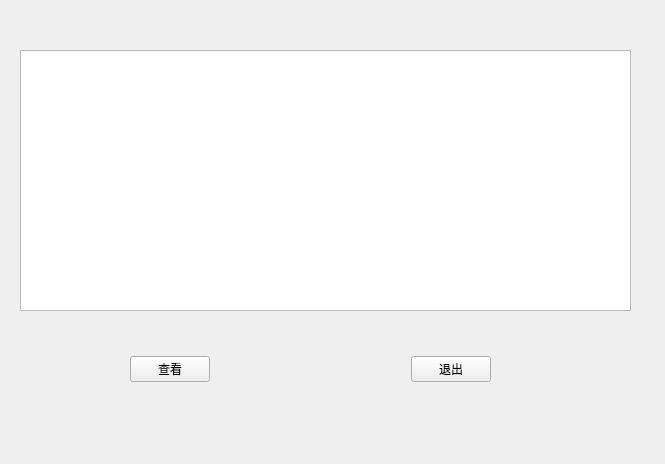
<?xml version="1.0" encoding="UTF-8"?>
<ui version="4.0">
 <class>Formation</class>
 <widget class="QWidget" name="Formation">
  <property name="geometry">
   <rect>
    <x>0</x>
    <y>0</y>
    <width>665</width>
    <height>464</height>
   </rect>
  </property>
  <property name="windowTitle">
   <string>Form</string>
  </property>
  <widget class="QWidget" name="widget" native="true">
   <property name="geometry">
    <rect>
     <x>130</x>
     <y>350</y>
     <width>361</width>
     <height>38</height>
    </rect>
   </property>
   <layout class="QHBoxLayout" name="horizontalLayout">
    <item>
     <widget class="QPushButton" name="pushButton">
      <property name="text">
       <string>查看</string>
      </property>
     </widget>
    </item>
    <item>
     <spacer name="horizontalSpacer">
      <property name="orientation">
       <enum>Qt::Horizontal</enum>
      </property>
      <property name="sizeHint" stdset="0">
       <size>
        <width>40</width>
        <height>20</height>
       </size>
      </property>
     </spacer>
    </item>
    <item>
     <widget class="QPushButton" name="pushButton_2">
      <property name="text">
       <string>退出</string>
      </property>
     </widget>
    </item>
   </layout>
  </widget>
  <widget class="QTextBrowser" name="account_Browser">
   <property name="geometry">
    <rect>
     <x>20</x>
     <y>50</y>
     <width>611</width>
     <height>261</height>
    </rect>
   </property>
  </widget>
 </widget>
 <resources/>
 <connections/>
</ui>
